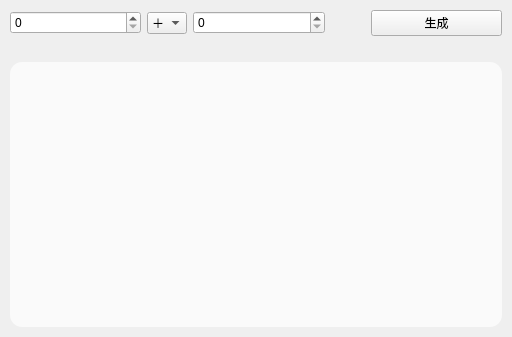
<?xml version="1.0" encoding="UTF-8"?>
<ui version="4.0">
 <class>MainWindow</class>
 <widget class="QMainWindow" name="MainWindow">
  <property name="geometry">
   <rect>
    <x>0</x>
    <y>0</y>
    <width>512</width>
    <height>337</height>
   </rect>
  </property>
  <property name="windowTitle">
   <string>竖式生成器</string>
  </property>
  <widget class="QWidget" name="centralwidget">
   <property name="enabled">
    <bool>true</bool>
   </property>
   <layout class="QVBoxLayout" name="verticalLayout">
    <property name="leftMargin">
     <number>10</number>
    </property>
    <property name="topMargin">
     <number>10</number>
    </property>
    <property name="rightMargin">
     <number>10</number>
    </property>
    <property name="bottomMargin">
     <number>10</number>
    </property>
    <item>
     <layout class="QHBoxLayout" name="horizontalLayout">
      <property name="bottomMargin">
       <number>20</number>
      </property>
      <item>
       <widget class="QSpinBox" name="spinBox">
        <property name="maximum">
         <number>999</number>
        </property>
       </widget>
      </item>
      <item>
       <widget class="QComboBox" name="comboBox">
        <property name="sizePolicy">
         <sizepolicy hsizetype="Fixed" vsizetype="Fixed">
          <horstretch>0</horstretch>
          <verstretch>0</verstretch>
         </sizepolicy>
        </property>
        <item>
         <property name="text">
          <string>＋</string>
         </property>
        </item>
        <item>
         <property name="text">
          <string>－</string>
         </property>
        </item>
        <item>
         <property name="text">
          <string>×</string>
         </property>
        </item>
        <item>
         <property name="text">
          <string>÷</string>
         </property>
        </item>
       </widget>
      </item>
      <item>
       <widget class="QSpinBox" name="spinBox_2">
        <property name="maximum">
         <number>999</number>
        </property>
       </widget>
      </item>
      <item>
       <spacer name="horizontalSpacer">
        <property name="orientation">
         <enum>Qt::Horizontal</enum>
        </property>
        <property name="sizeType">
         <enum>QSizePolicy::Fixed</enum>
        </property>
        <property name="sizeHint" stdset="0">
         <size>
          <width>40</width>
          <height>20</height>
         </size>
        </property>
       </spacer>
      </item>
      <item>
       <widget class="QPushButton" name="pushButton">
        <property name="text">
         <string>生成</string>
        </property>
       </widget>
      </item>
     </layout>
    </item>
    <item>
     <widget class="QWidget" name="paint_widget" native="true">
      <property name="sizePolicy">
       <sizepolicy hsizetype="Preferred" vsizetype="MinimumExpanding">
        <horstretch>0</horstretch>
        <verstretch>0</verstretch>
       </sizepolicy>
      </property>
      <property name="styleSheet">
       <string notr="true">background: rgba(255, 255, 255, 170);
border-radius: 12px;
</string>
      </property>
     </widget>
    </item>
   </layout>
  </widget>
 </widget>
 <resources/>
 <connections/>
</ui>
